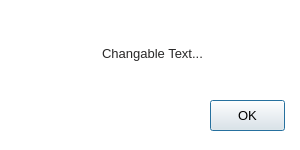
<?xml version="1.0" encoding="UTF-8"?>
<ui version="4.0">
 <class>Dialog</class>
 <widget class="QDialog" name="Dialog">
  <property name="windowModality">
   <enum>Qt::NonModal</enum>
  </property>
  <property name="geometry">
   <rect>
    <x>0</x>
    <y>0</y>
    <width>300</width>
    <height>150</height>
   </rect>
  </property>
  <property name="font">
   <font>
    <family>Arial</family>
    <pointsize>10</pointsize>
   </font>
  </property>
  <property name="windowTitle">
   <string>Dialog</string>
  </property>
  <property name="windowIcon">
   <iconset>
    <normaloff>../main_icon/icon.ico</normaloff>../main_icon/icon.ico</iconset>
  </property>
  <property name="styleSheet">
   <string notr="true">QDialog{
	background-color:white;
}
QLabel{
	color:#292828;
	margin-bottom:5;
}</string>
  </property>
  <widget class="QPushButton" name="ok">
   <property name="enabled">
    <bool>true</bool>
   </property>
   <property name="geometry">
    <rect>
     <x>210</x>
     <y>100</y>
     <width>75</width>
     <height>31</height>
    </rect>
   </property>
   <property name="font">
    <font>
     <family>Arial</family>
     <pointsize>10</pointsize>
    </font>
   </property>
   <property name="cursor">
    <cursorShape>PointingHandCursor</cursorShape>
   </property>
   <property name="acceptDrops">
    <bool>false</bool>
   </property>
   <property name="autoFillBackground">
    <bool>false</bool>
   </property>
   <property name="styleSheet">
    <string notr="true">QPushButton{
	outline:none;
	margin:5;
	color:white;
	background-color:#292828;
	border-radius:10;
	border-style:outset;
}
QPushButton:pressed{
	margin:5;
	color:#292828;
	background-color:white;
	border-style:inset;
	border-color:#292828;
	border-width:1;
}&lt;?xml version=&quot;1.0&quot; encoding=&quot;UTF-8&quot;?&gt;
&lt;ui version=&quot;4.0&quot;&gt;
 &lt;widget name=&quot;__qt_fake_top_level&quot;&gt;
  &lt;widget class=&quot;QPushButton&quot; name=&quot;pushButton&quot;&gt;
   &lt;property name=&quot;geometry&quot;&gt;
    &lt;rect&gt;
     &lt;x&gt;530&lt;/x&gt;
     &lt;y&gt;370&lt;/y&gt;
     &lt;width&gt;75&lt;/width&gt;
     &lt;height&gt;31&lt;/height&gt;
    &lt;/rect&gt;
   &lt;/property&gt;
   &lt;property name=&quot;styleSheet&quot;&gt;
    &lt;string notr=&quot;true&quot;&gt;QPushButton#pushButton{
	margin:5;
	color:white;
	background-color:#292828;
	border-radius:10;
	border-style:outset;
}
QPushButton#pushButton:pressed{
	margin:5;
	background-color:black;
	border-style:inset;
}&lt;/string&gt;
   &lt;/property&gt;
   &lt;property name=&quot;text&quot;&gt;
    &lt;string&gt;Log In&lt;/string&gt;
   &lt;/property&gt;
  &lt;/widget&gt;
 &lt;/widget&gt;
 &lt;resources/&gt;
&lt;/ui&gt;
</string>
   </property>
   <property name="text">
    <string>OK</string>
   </property>
   <property name="checkable">
    <bool>false</bool>
   </property>
   <property name="checked">
    <bool>false</bool>
   </property>
   <property name="autoExclusive">
    <bool>false</bool>
   </property>
   <property name="default">
    <bool>false</bool>
   </property>
  </widget>
  <widget class="QLabel" name="text">
   <property name="geometry">
    <rect>
     <x>20</x>
     <y>30</y>
     <width>265</width>
     <height>51</height>
    </rect>
   </property>
   <property name="text">
    <string>Changable Text...</string>
   </property>
   <property name="alignment">
    <set>Qt::AlignCenter</set>
   </property>
  </widget>
 </widget>
 <resources/>
 <connections/>
</ui>
